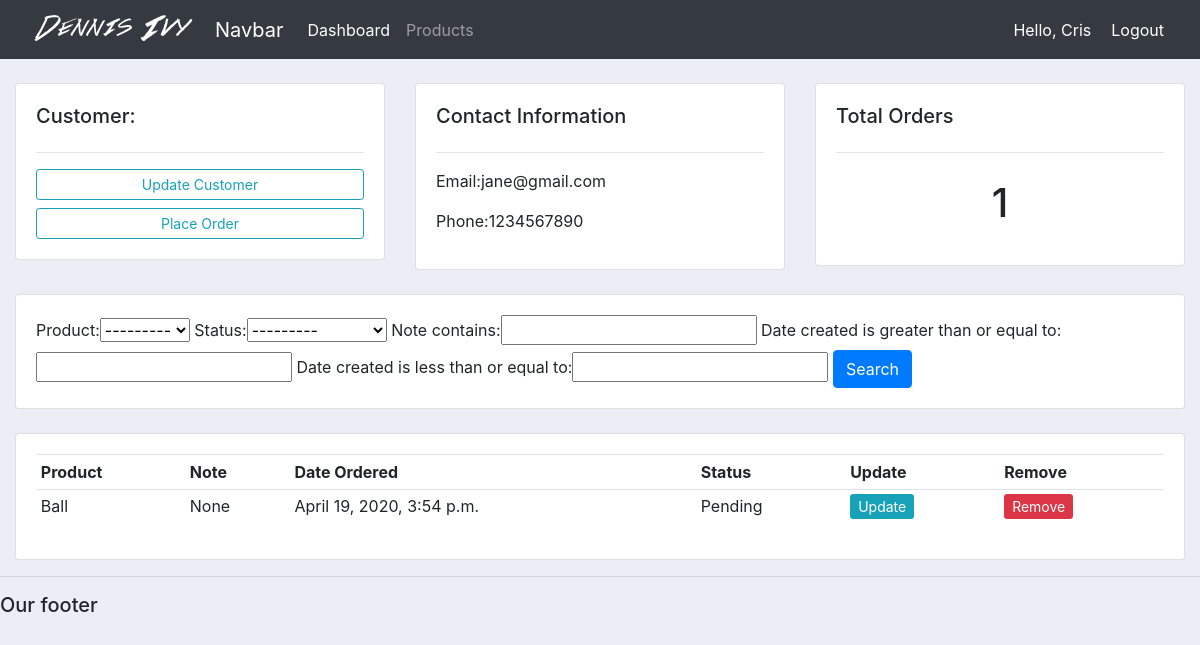
The page /customer/3/ (signed in) on the database its author committed.
### accounts/models.py (models this page shows, shortened)
class Customer(models.Model):
    name = models.CharField(max_length=200)
    phone = models.CharField(max_length=200)
    email = models.CharField(max_length=200)
    date_created = models.DateTimeField(auto_now_add=True, null=True)

class Order(models.Model):
    STATUS = (
        ('Pending', 'Pending'),
        ('Out for delivery', 'Out for delivery'),
        ('Delivered', 'Delivered'),
    )
    customer = models.ForeignKey(Customer, null=True, on_delete= models.SET_NULL)
    product = models.ForeignKey(Product, null=True, on_delete=models.SET_NULL)
    date_created = models.DateTimeField(auto_now_add=True, null=True)
    status = models.CharField(max_length=200, null=True, choices=STATUS)
    note = models.CharField(max_length=1000, null=True)

class Product(models.Model):
    CATEGORY = (
        ('Indoor', 'Indoor'),
        ('Out Door', 'Out Door'),
    )
    name = models.CharField(max_length=200, null=True)
    price = models.FloatField(null=True)
    category = models.CharField(max_length=200, null=True, choices=CATEGORY)
    description = models.CharField(max_length=200, null=True, blank=True)
    date_created = models.DateTimeField(auto_now_add=True, null=True)
    tags = models.ManyToManyField(Tag)
    def __str__(self):
        return self.name

### accounts/views.py (the view)
# urls.py: path('customer/<str:pk_test>/', views.customer, name="customer"),
@login_required(login_url='login')
def customer(request, pk_test):
    customer = Customer.objects.get(id=pk_test)
    orders = customer.order_set.all()
    order_count = orders.count()
    myFilter = OrderFilter(request.GET, queryset=orders)
    orders = myFilter.qs
    context = {'customer': customer, 'orders': orders,
               'order_count': order_count, 'myFilter': myFilter}
    return render(request, 'accounts/customer.html', context)

### accounts/templates/accounts/customer.html
{%  extends 'accounts/main.html' %}
{% block content %}
	<br>
<div class="row">
	<div class="col-md">
		<div class="card card-body">
			<h5>Customer:</h5>
			<hr>
			<a class="btn btn-outline-info  btn-sm btn-block" href="">Update Customer</a>
			<a class="btn btn-outline-info  btn-sm btn-block" href="{% url 'create_order' customer.id %}">Place Order</a>
		</div>
	</div>
	<div class="col-md">
		<div class="card card-body">
			<h5>Contact Information</h5>
			<hr>
			<p>Email:{{customer.email}} </p>
			<p>Phone:{{customer.phone}} </p>
		</div>
	</div>
	<div class="col-md">
		<div class="card card-body">
			<h5>Total Orders</h5>
			<hr>
			<h1 style="text-align: center;padding: 10px">{{order_count}}</h1>
		</div>
	</div>
</div>
<br>
<div class="row">
	<div class="col">
		<div class="card card-body">
			<form method="get">
				{{myFilter.form}}
		    <button class="btn btn-primary" type="submit">Search</button>
		  </form>
		</div>
	</div>
</div>
<br>
<div class="row">
	<div class="col-md">
		<div class="card card-body">
			<table class="table table-sm">
				<tr>
					<th>Product</th>
					<th>Note</th>
					<th>Date Ordered</th>
					<th>Status</th>
					<th>Update</th>
					<th>Remove</th>
				</tr>
				{% for order in orders %}
				<tr>
					<td>{{order.product}}</td>
					<td>{{order.note}}</td>
					<td>{{order.date_created}}</td>
					<td>{{order.status}}</td>
					<td><a class="btn-sm btn-info" href="{% url 'update_order' order.id %}">Update</a></td>
					<td><a class="btn-sm btn-danger" href="{% url 'delete_order' order.id %}"=>Remove</a></td>
				</tr>
				{% endfor %}
			</table>
		</div>
	</div>
</div>
{% endblock %}

### accounts/templates/accounts/navbar.html (shortened to what this page needs)
{% load static %}
<nav class="navbar navbar-expand-lg navbar-dark bg-dark">
  <img src="{% static 'images/logo.png' %}">
    <a class="navbar-brand" href="#">Navbar</a>
    <div class="collapse navbar-collapse" id="navbarNav">
      <ul class="navbar-nav">
        <li class="nav-item active">
          <a class="nav-link" href="{% url 'home' %}">Dashboard</a>
        </li>
        <li class="nav-item">
          <a class="nav-link" href="{% url 'products' %}">Products</a>
        </li>
      </ul>
    </div>
    <span class="hello-msg">Hello, {{request.user}}</span>
    <span><a class="hello-msg" href="{% url 'logout' %}">Logout</a></span>
  </nav>

### static/css/main.css (style rules this page uses)
body { background-color: #ebeff5; }

### accounts/templates/accounts/navbar.html (style rules this page uses)
.hello-msg { font-size: 18 px; color: #fff; margin-right: 20px; }

### rows shown on the page
Customer: email "jane@gmail.com", phone "1234567890"
Order: product "Ball", note "None", date_created "April 19, 2020, 3:54 p.m.", status "Pending"

### other values the page prints
{{ request.user }} "Cris"
{{ order_count }} "1"
